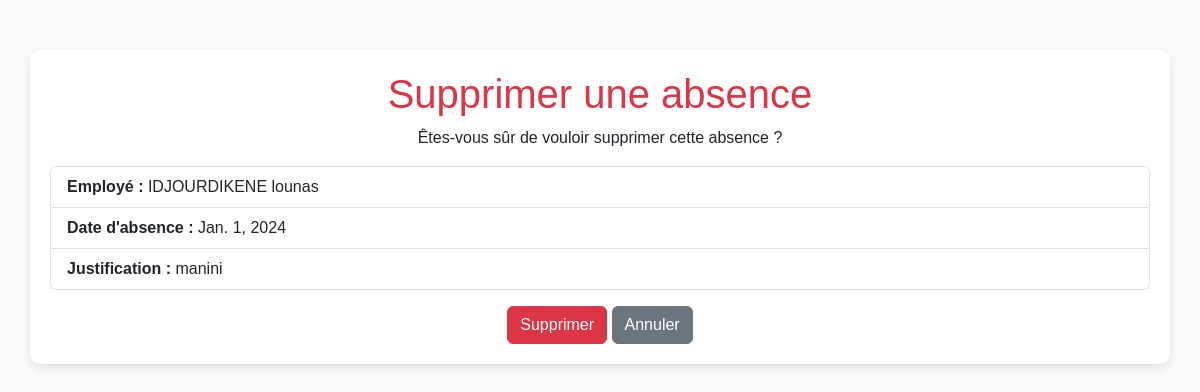
/supprimer-absence/8/, run on the app's committed database.
### admin_rh/models.py (models this page shows, shortened)
class Absence(models.Model):
    employe=models.ForeignKey(Employe, on_delete=models.CASCADE,related_name="rel_abs")
    date_Absence=models.DateField()
    justification=models.CharField(max_length=500)

class Employe(models.Model):
    nom = models.CharField(max_length=50)
    prenom = models.CharField(max_length=50)
    sexe = models.CharField(max_length=10,choices=[('M', 'HOMME'), ('F', 'FEMME')],default='M')
    adresse=models.CharField(max_length=250)
    date_naissance = models.DateField()
    email = models.EmailField(max_length=100)
    date_embauche = models.DateField()
    service = models.ForeignKey(Service, on_delete=models.CASCADE,related_name="rel_emp")

### admin_rh/views.py (the view, shortened to what this page needs)
# urls.py: path('supprimer-absence/<int:pk>/', views.supprimerAbsence, name='supprimerAbsence'),
def supprimerAbsence(request, pk):
    absence = get_object_or_404(Absence, pk=pk)
    return render(request, 'supprimer_absence.html', {'absence': absence})

### admin_rh/templates/supprimer_absence.html (shortened to what this page needs)
<!DOCTYPE html>
<html lang="en">
<head>
    <link href="https://cdn.jsdelivr.net/npm/bootstrap@5.3.0/dist/css/bootstrap.min.css" rel="stylesheet">
</head>
<body>
    <div class="container">
        <h1 class="text-center text-danger">Supprimer une absence</h1>
        <p class="text-center">Êtes-vous sûr de vouloir supprimer cette absence ?</p>
        <ul class="list-group mb-3">
            <li class="list-group-item"><strong>Employé :</strong> {{ absence.employe.nom }} {{ absence.employe.prenom }}</li>
            <li class="list-group-item"><strong>Date d'absence :</strong> {{ absence.date_Absence }}</li>
            <li class="list-group-item"><strong>Justification :</strong> {{ absence.justification }}</li>
        </ul>
        <form method="post" class="text-center">
            <button type="submit" class="btn btn-danger">Supprimer</button>
            <a href="{% url 'listeAbsences' %}" class="btn btn-secondary">Annuler</a>
        </form>
    </div>
</body>
</html>

### admin_rh/templates/supprimer_absence.html (style rules this page uses)
body { background-color: #f8f9fa; font-family: Arial, sans-serif; }
.container { margin-top: 50px; background: white; padding: 20px; border-radius: 10px; box-shadow: 0 4px 8px rgba(0, 0, 0, 0.1); }

### data on the page
Absence: employe.nom "IDJOURDIKENE", employe.prenom "lounas", date_Absence "Jan. 1, 2024", justification "manini"
